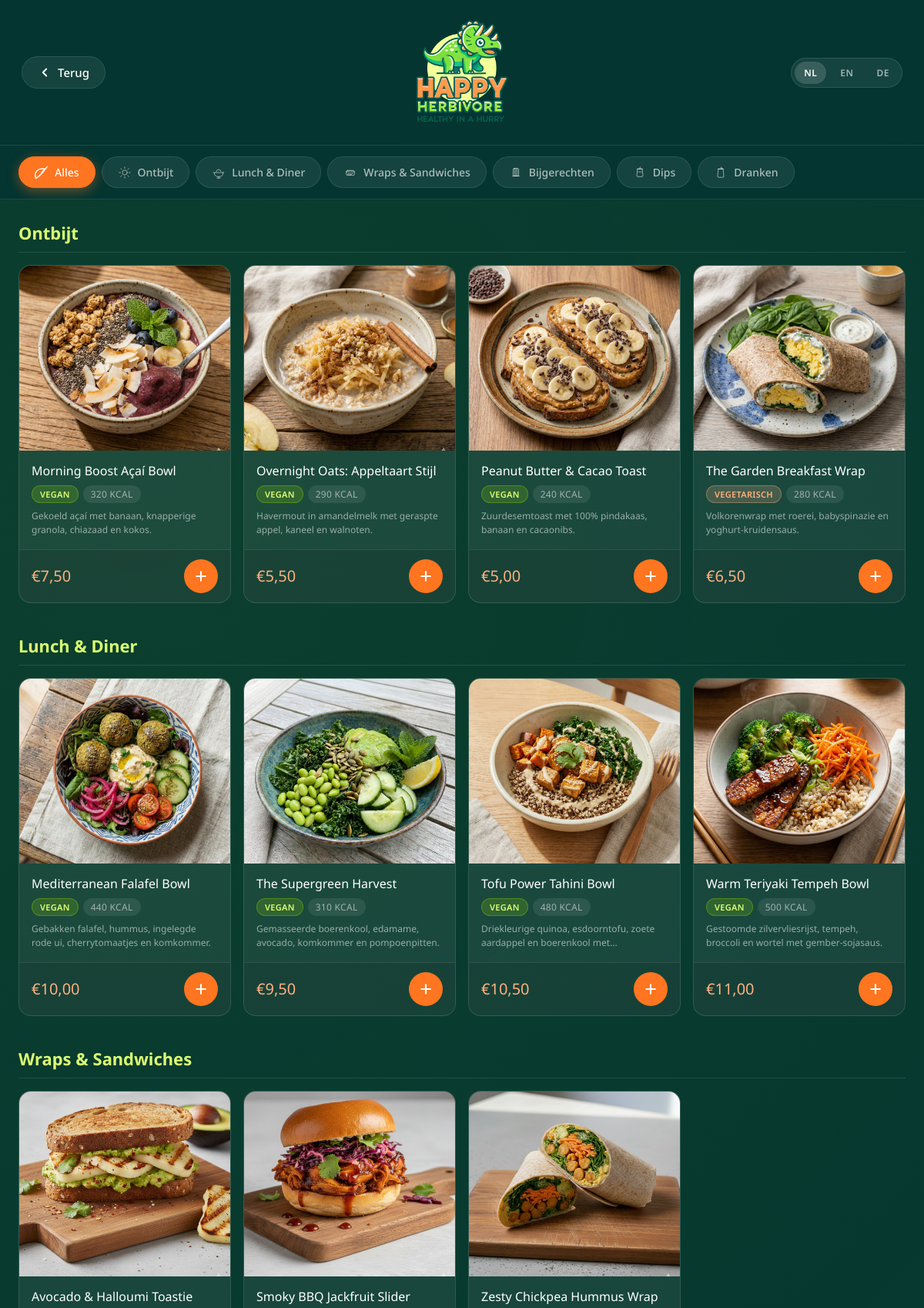
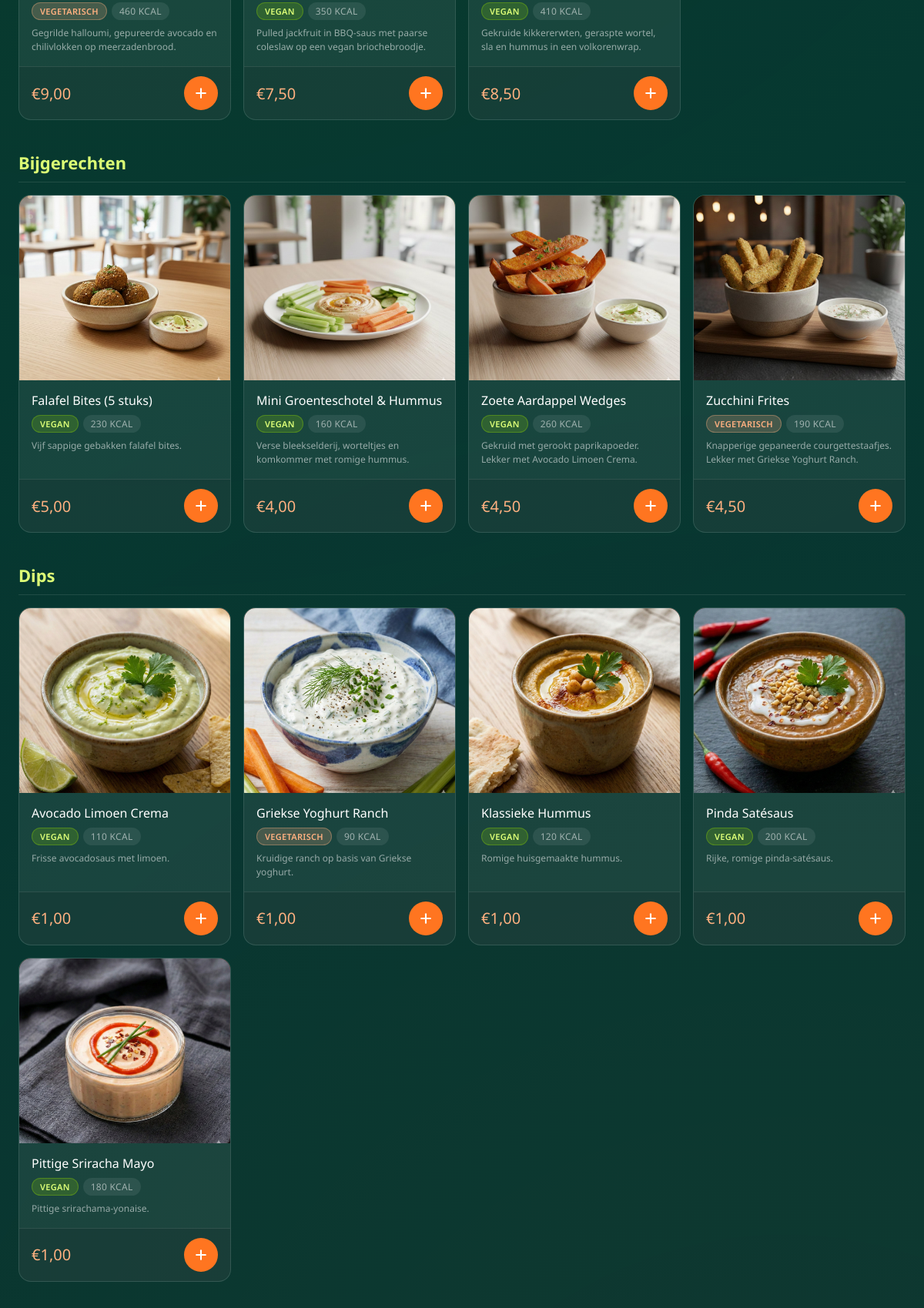
Page /menu.php (upper part) on the committed database (2 pictures, top to bottom).
### tables this page shows
CREATE TABLE IF NOT EXISTS `producten` (
    `id`              INT UNSIGNED    NOT NULL AUTO_INCREMENT,
    `naam_nl`         VARCHAR(150)    NOT NULL,
    `naam_en`         VARCHAR(150)    NOT NULL,
    `naam_de`         VARCHAR(150)    NOT NULL,
    `beschrijving_nl` TEXT            NULL,
    `beschrijving_en` TEXT            NULL,
    `beschrijving_de` TEXT            NULL,
    `prijs`           DECIMAL(6,2)    NOT NULL DEFAULT 0.00,
    `categorie`       ENUM('ontbijt','bowls','handhelds','sides','dips','dranken','overig') NOT NULL DEFAULT 'overig',
    `kcal`            SMALLINT        NOT NULL DEFAULT 0,
    `is_vegan`        TINYINT(1)      NOT NULL DEFAULT 0,
    `is_vegetarisch`  TINYINT(1)      NOT NULL DEFAULT 1,
    `actief`          TINYINT(1)      NOT NULL DEFAULT 1,
    `volgorde`        TINYINT         NOT NULL DEFAULT 0,
    `aangemaakt_op`   TIMESTAMP       NOT NULL DEFAULT CURRENT_TIMESTAMP,
    PRIMARY KEY (`id`)
);

### includes/init.php (called while the page is built, shortened)
<?php
$lang = $_SESSION['lang'];
require_once __DIR__ . '/translations.php';
require_once __DIR__ . '/cart_functions.php';
$t = $TRANSLATIONS[$lang];

### includes/menu_data.php (called while the page is built, shortened)
<?php
function menu_ophalen(string $lang): array {
    $conn = db_verbinden();
    $naam_kolom = "naam_{$lang}";
    $omsch_kolom = "beschrijving_{$lang}";
    if ($conn) {
        $sql = "SELECT id, {$naam_kolom} AS naam, {$omsch_kolom} AS beschrijving,
                       prijs, categorie, kcal, is_vegan, is_vegetarisch
                FROM producten WHERE actief = 1
                ORDER BY FIELD(categorie,'ontbijt','bowls','handhelds','sides','dips','dranken'), naam ASC";
        $res = $conn->query($sql);
        if ($res && $res->num_rows > 0) {
            $producten = [];
            while ($r = $res->fetch_assoc()) {
                $producten[] = [
                    'id'           => (int)$r['id'],
                    'naam'         => $r['naam'],
                    'beschrijving' => $r['beschrijving'],
                    'prijs'        => (float)$r['prijs'],
                    'categorie'    => $r['categorie'],
                    'kcal'         => (int)$r['kcal'],
                    'is_vegan'     => (bool)$r['is_vegan'],
                    'is_vegetarisch'=> (bool)$r['is_vegetarisch'],
                ];
            }
            return $producten;
        }
    }
    return menu_hardcoded($lang);
}
function menu_gecategoriseerd(array $producten): array {
    $per_cat = [];
    foreach ($producten as $p) {
        $per_cat[$p['categorie']][] = $p;
    }
    return $per_cat;
}

### includes/cart_functions.php (called while the page is built, shortened)
<?php
function prijs_formaat(float $bedrag, string $lang = 'nl'): string {
    return '€' . number_format($bedrag, 2, ',', '');
}

### menu.php (the view, shortened to what this page needs)
<?php
require_once 'includes/init.php';
require_once 'includes/header.php';
require_once 'includes/menu_data.php';
$alle_producten   = menu_ophalen($lang);
$per_categorie    = menu_gecategoriseerd($alle_producten);
$categorie_volgorde = ['ontbijt', 'bowls', 'handhelds', 'sides', 'dips', 'dranken'];
$cat_labels = [
    'ontbijt'   => $t['ontbijt'],
    'bowls'     => $t['bowls'],
    'handhelds' => $t['handhelds'],
    'sides'     => $t['sides'],
    'dips'      => $t['dips'],
    'dranken'   => $t['dranken'],
];
?>
<!DOCTYPE html>
<html lang="<?= $lang ?>">
<head>
    <link rel="stylesheet" href="assets/css/style.css">
    <link rel="stylesheet" href="assets/css/start.css">
</head>
<body data-pagina="menu" class="menu-scherm">
<div class="bg-stippen"></div>
<div class="cat-tabs-wrapper">
    <div class="cat-tabs">
        <button class="cat-tab actief" data-cat="alle">
            <?= ICON_LEAF ?>
            <span><?= htmlspecialchars($t['alle']) ?></span>
        </button>
        <?php foreach ($categorie_volgorde as $cat):
            if (empty($per_categorie[$cat])) continue; ?>
            <button class="cat-tab" data-cat="<?= $cat ?>">
                <?= cat_icoon($cat) ?>
                <span><?= htmlspecialchars($cat_labels[$cat] ?? $cat) ?></span>
            </button>
        <?php endforeach; ?>
    </div>
</div>
<div class="menu-grid-wrapper">
    <?php foreach ($categorie_volgorde as $cat):
        if (empty($per_categorie[$cat])) continue; ?>
        <section class="categorie-sectie" data-cat="<?= $cat ?>">
            <h2 class="categorie-kop"><?= htmlspecialchars($cat_labels[$cat] ?? $cat) ?></h2>
            <div class="product-grid">
                <?php foreach ($per_categorie[$cat] as $i => $product): ?>
                    <div class="product-kaart" style="animation-delay: <?= $i * 0.05 ?>s">
                        <?php $afb_pad = product_afbeelding_pad($product['id']); ?>
                        <a href="product.php?id=<?= $product['id'] ?>" class="product-afbeelding afb-<?= $cat ?>">
                            <?php if ($afb_pad): ?>
                                <img src="<?= htmlspecialchars($afb_pad) ?>" alt="<?= htmlspecialchars($product['naam']) ?>" loading="lazy">
                            <?php else: ?>
                                <?= cat_icoon($cat) ?>
                                <span class="placeholder-tekst">afbeelding volgt</span>
                            <?php endif; ?>
                        </a>
                        <a href="product.php?id=<?= $product['id'] ?>" class="product-body">
                            <div class="product-naam"><?= htmlspecialchars($product['naam']) ?></div>
                            <div class="product-badges">
                                <?php if ($product['is_vegan']): ?>
                                    <span class="badge badge-vegan"><?= htmlspecialchars($t['vegan_label']) ?></span>
                                <?php elseif ($product['is_vegetarisch']): ?>
                                    <span class="badge badge-veg"><?= htmlspecialchars($t['vegetarisch_label']) ?></span>
                                <?php endif; ?>
                                <span class="badge badge-kcal"><?= $product['kcal'] ?> <?= $t['kcal'] ?></span>
                            </div>
                            <p class="product-beschrijving"><?= htmlspecialchars($product['beschrijving']) ?></p>
                        </a>
                        <div class="product-footer">
                            <span class="product-prijs"><?= prijs_formaat($product['prijs'], $lang) ?></span>
                            <button
                                class="btn-add-klein"
                                data-id="<?= $product['id'] ?>"
                                data-naam="<?= htmlspecialchars(addslashes($product['naam'])) ?>"
                                data-prijs="<?= $product['prijs'] ?>"
                                data-kcal="<?= $product['kcal'] ?>"
                                data-categorie="<?= $cat ?>"
                                aria-label="<?= htmlspecialchars($t['toevoegen']) ?>"
                            ><?= ICON_PLUS ?></button>
                        </div>
                    </div>
                <?php endforeach; ?>
            </div>
        </section>
    <?php endforeach; ?>
</div>
</body>
</html>

### rows in the picture
producten: shows a picture, naam_nl "Morning Boost Açaí Bowl", kcal "320", beschrijving_nl "Gekoeld açaí met banaan, knapperige granola, chiazaad en kokos.", prijs "€7,50"
producten: shows a picture, naam_nl "Overnight Oats: Appeltaart Stijl", kcal "290", beschrijving_nl "Havermout in amandelmelk met geraspte appel, kaneel en walnoten.", prijs "€5,50"
producten: shows a picture, naam_nl "Peanut Butter & Cacao Toast", kcal "240", beschrijving_nl "Zuurdesemtoast met 100% pindakaas, banaan en cacaonibs.", prijs "€5,00"
producten: shows a picture, naam_nl "The Garden Breakfast Wrap", kcal "280", beschrijving_nl "Volkorenwrap met roerei, babyspinazie en yoghurt-kruidensaus.", prijs "€6,50"
producten: shows a picture, naam_nl "Mediterranean Falafel Bowl", kcal "440", beschrijving_nl "Gebakken falafel, hummus, ingelegde rode ui, cherrytomaatjes en komkommer.", prijs "€10,00"
producten: shows a picture, naam_nl "The Supergreen Harvest", kcal "310", beschrijving_nl "Gemasseerde boerenkool, edamame, avocado, komkommer en pompoenpitten.", prijs "€9,50"
producten: shows a picture, naam_nl "Tofu Power Tahini Bowl", kcal "480", beschrijving_nl "Driekleurige quinoa, esdoorntofu, zoete aardappel en boerenkool…", prijs "€10,50"
producten: shows a picture, naam_nl "Warm Teriyaki Tempeh Bowl", kcal "500", beschrijving_nl "Gestoomde zilvervliesrijst, tempeh, broccoli en wortel met gember-sojasaus.", prijs "€11,00"
producten: shows a picture, naam_nl "Avocado & Halloumi Toastie", kcal "460", beschrijving_nl "Gegrilde halloumi, gepureerde avocado en chilivlokken op meerzadenbrood.", prijs "€9,00"
producten: shows a picture, naam_nl "Smoky BBQ Jackfruit Slider", kcal "350", beschrijving_nl "Pulled jackfruit in BBQ-saus met paarse coleslaw op een vegan briochebroodje.", prijs "€7,50"
producten: shows a picture, naam_nl "Zesty Chickpea Hummus Wrap", kcal "410", beschrijving_nl "Gekruide kikkererwten, geraspte wortel, sla en hummus in een volkorenwrap.", prijs "€8,50"
producten: shows a picture, naam_nl "Falafel Bites (5 stuks)", kcal "230", beschrijving_nl "Vijf sappige gebakken falafel bites.", prijs "€5,00"
producten: shows a picture, naam_nl "Mini Groenteschotel & Hummus", kcal "160", beschrijving_nl "Verse bleekselderij, worteltjes en komkommer met romige hummus.", prijs "€4,00"
producten: shows a picture, naam_nl "Zoete Aardappel Wedges", kcal "260", beschrijving_nl "Gekruid met gerookt paprikapoeder. Lekker met Avocado Limoen Crema.", prijs "€4,50"
producten: shows a picture, naam_nl "Zucchini Frites", kcal "190", beschrijving_nl "Knapperige gepaneerde courgettestaafjes. Lekker met Griekse Yoghurt Ranch.", prijs "€4,50"
producten: shows a picture, naam_nl "Avocado Limoen Crema", kcal "110", beschrijving_nl "Frisse avocadosaus met limoen.", prijs "€1,00"
producten: shows a picture, naam_nl "Griekse Yoghurt Ranch", kcal "90", beschrijving_nl "Kruidige ranch op basis van Griekse yoghurt.", prijs "€1,00"
producten: shows a picture, naam_nl "Klassieke Hummus", kcal "120", beschrijving_nl "Romige huisgemaakte hummus.", prijs "€1,00"
producten: shows a picture, naam_nl "Pinda Satésaus", kcal "200", beschrijving_nl "Rijke, romige pinda-satésaus.", prijs "€1,00"
producten: shows a picture, naam_nl "Pittige Sriracha Mayo", kcal "180", beschrijving_nl "Pittige srirachama-yonaise.", prijs "€1,00"

### other values in the picture
$t['terug'] "Terug"
$code "NL"
$code "EN"
$code "DE"
$t['alle'] "Alles"
$cat_labels[$cat] "Ontbijt"
$cat_labels[$cat] "Lunch & Diner"
$cat_labels[$cat] "Wraps & Sandwiches"
$cat_labels[$cat] "Bijgerechten"
$cat_labels[$cat] "Dips"
$cat_labels[$cat] "Dranken"
